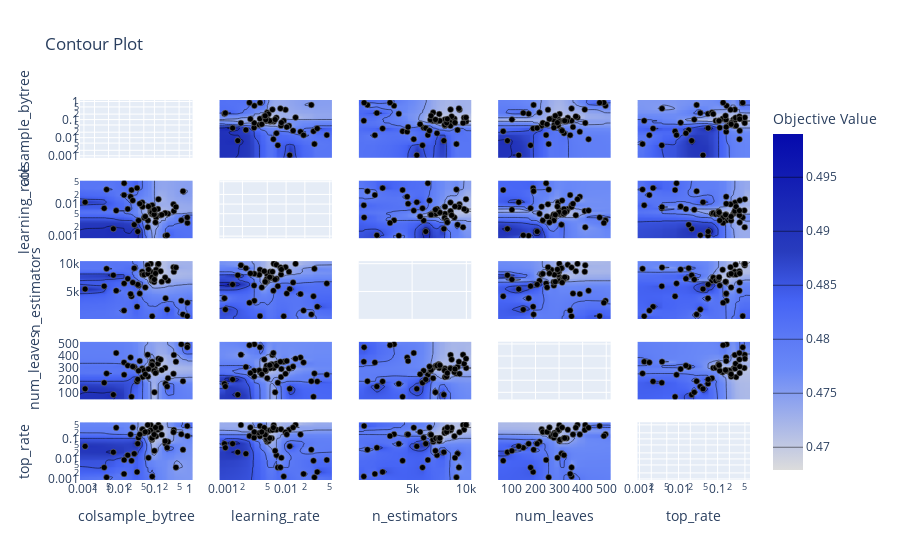

Notebook code for this chart:
### Code cell
optuna.visualization.plot_contour(study, params=
        ['learning_rate', 'num_leaves', 'n_estimators', 'colsample_bytree', 'top_rate'])
